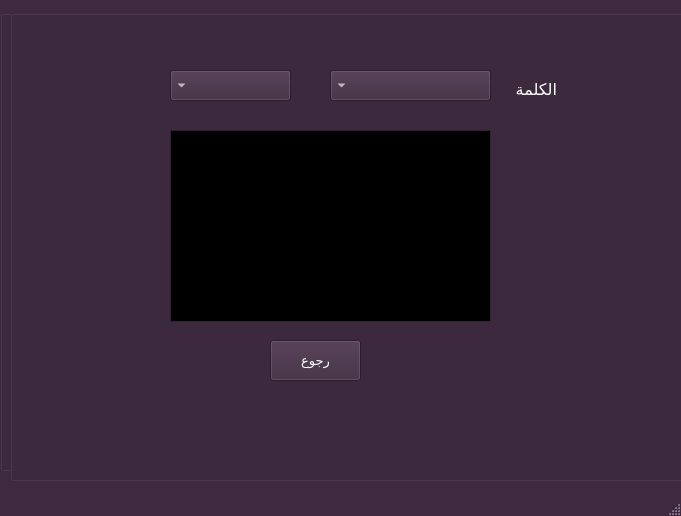
<?xml version="1.0" encoding="UTF-8"?>
<ui version="4.0">
 <class>MainWindow</class>
 <widget class="QMainWindow" name="MainWindow">
  <property name="geometry">
   <rect>
    <x>0</x>
    <y>0</y>
    <width>681</width>
    <height>516</height>
   </rect>
  </property>
  <property name="palette">
   <palette>
    <active>
     <colorrole role="WindowText">
      <brush brushstyle="SolidPattern">
       <color alpha="255">
        <red>255</red>
        <green>255</green>
        <blue>255</blue>
       </color>
      </brush>
     </colorrole>
     <colorrole role="Button">
      <brush brushstyle="SolidPattern">
       <color alpha="255">
        <red>62</red>
        <green>41</green>
        <blue>62</blue>
       </color>
      </brush>
     </colorrole>
     <colorrole role="Light">
      <brush brushstyle="SolidPattern">
       <color alpha="255">
        <red>93</red>
        <green>61</green>
        <blue>93</blue>
       </color>
      </brush>
     </colorrole>
     <colorrole role="Midlight">
      <brush brushstyle="SolidPattern">
       <color alpha="255">
        <red>77</red>
        <green>51</green>
        <blue>77</blue>
       </color>
      </brush>
     </colorrole>
     <colorrole role="Dark">
      <brush brushstyle="SolidPattern">
       <color alpha="255">
        <red>31</red>
        <green>20</green>
        <blue>31</blue>
       </color>
      </brush>
     </colorrole>
     <colorrole role="Mid">
      <brush brushstyle="SolidPattern">
       <color alpha="255">
        <red>41</red>
        <green>27</green>
        <blue>41</blue>
       </color>
      </brush>
     </colorrole>
     <colorrole role="Text">
      <brush brushstyle="SolidPattern">
       <color alpha="255">
        <red>255</red>
        <green>255</green>
        <blue>255</blue>
       </color>
      </brush>
     </colorrole>
     <colorrole role="BrightText">
      <brush brushstyle="SolidPattern">
       <color alpha="255">
        <red>255</red>
        <green>255</green>
        <blue>255</blue>
       </color>
      </brush>
     </colorrole>
     <colorrole role="ButtonText">
      <brush brushstyle="SolidPattern">
       <color alpha="255">
        <red>255</red>
        <green>255</green>
        <blue>255</blue>
       </color>
      </brush>
     </colorrole>
     <colorrole role="Base">
      <brush brushstyle="SolidPattern">
       <color alpha="255">
        <red>0</red>
        <green>0</green>
        <blue>0</blue>
       </color>
      </brush>
     </colorrole>
     <colorrole role="Window">
      <brush brushstyle="SolidPattern">
       <color alpha="255">
        <red>62</red>
        <green>41</green>
        <blue>62</blue>
       </color>
      </brush>
     </colorrole>
     <colorrole role="Shadow">
      <brush brushstyle="SolidPattern">
       <color alpha="255">
        <red>0</red>
        <green>0</green>
        <blue>0</blue>
       </color>
      </brush>
     </colorrole>
     <colorrole role="AlternateBase">
      <brush brushstyle="SolidPattern">
       <color alpha="255">
        <red>31</red>
        <green>20</green>
        <blue>31</blue>
       </color>
      </brush>
     </colorrole>
     <colorrole role="ToolTipBase">
      <brush brushstyle="SolidPattern">
       <color alpha="255">
        <red>255</red>
        <green>255</green>
        <blue>220</blue>
       </color>
      </brush>
     </colorrole>
     <colorrole role="ToolTipText">
      <brush brushstyle="SolidPattern">
       <color alpha="255">
        <red>0</red>
        <green>0</green>
        <blue>0</blue>
       </color>
      </brush>
     </colorrole>
     <colorrole role="PlaceholderText">
      <brush brushstyle="NoBrush">
       <color alpha="128">
        <red>255</red>
        <green>255</green>
        <blue>255</blue>
       </color>
      </brush>
     </colorrole>
    </active>
    <inactive>
     <colorrole role="WindowText">
      <brush brushstyle="SolidPattern">
       <color alpha="255">
        <red>255</red>
        <green>255</green>
        <blue>255</blue>
       </color>
      </brush>
     </colorrole>
     <colorrole role="Button">
      <brush brushstyle="SolidPattern">
       <color alpha="255">
        <red>62</red>
        <green>41</green>
        <blue>62</blue>
       </color>
      </brush>
     </colorrole>
     <colorrole role="Light">
      <brush brushstyle="SolidPattern">
       <color alpha="255">
        <red>93</red>
        <green>61</green>
        <blue>93</blue>
       </color>
      </brush>
     </colorrole>
     <colorrole role="Midlight">
      <brush brushstyle="SolidPattern">
       <color alpha="255">
        <red>77</red>
        <green>51</green>
        <blue>77</blue>
       </color>
      </brush>
     </colorrole>
     <colorrole role="Dark">
      <brush brushstyle="SolidPattern">
       <color alpha="255">
        <red>31</red>
        <green>20</green>
        <blue>31</blue>
       </color>
      </brush>
     </colorrole>
     <colorrole role="Mid">
      <brush brushstyle="SolidPattern">
       <color alpha="255">
        <red>41</red>
        <green>27</green>
        <blue>41</blue>
       </color>
      </brush>
     </colorrole>
     <colorrole role="Text">
      <brush brushstyle="SolidPattern">
       <color alpha="255">
        <red>255</red>
        <green>255</green>
        <blue>255</blue>
       </color>
      </brush>
     </colorrole>
     <colorrole role="BrightText">
      <brush brushstyle="SolidPattern">
       <color alpha="255">
        <red>255</red>
        <green>255</green>
        <blue>255</blue>
       </color>
      </brush>
     </colorrole>
     <colorrole role="ButtonText">
      <brush brushstyle="SolidPattern">
       <color alpha="255">
        <red>255</red>
        <green>255</green>
        <blue>255</blue>
       </color>
      </brush>
     </colorrole>
     <colorrole role="Base">
      <brush brushstyle="SolidPattern">
       <color alpha="255">
        <red>0</red>
        <green>0</green>
        <blue>0</blue>
       </color>
      </brush>
     </colorrole>
     <colorrole role="Window">
      <brush brushstyle="SolidPattern">
       <color alpha="255">
        <red>62</red>
        <green>41</green>
        <blue>62</blue>
       </color>
      </brush>
     </colorrole>
     <colorrole role="Shadow">
      <brush brushstyle="SolidPattern">
       <color alpha="255">
        <red>0</red>
        <green>0</green>
        <blue>0</blue>
       </color>
      </brush>
     </colorrole>
     <colorrole role="AlternateBase">
      <brush brushstyle="SolidPattern">
       <color alpha="255">
        <red>31</red>
        <green>20</green>
        <blue>31</blue>
       </color>
      </brush>
     </colorrole>
     <colorrole role="ToolTipBase">
      <brush brushstyle="SolidPattern">
       <color alpha="255">
        <red>255</red>
        <green>255</green>
        <blue>220</blue>
       </color>
      </brush>
     </colorrole>
     <colorrole role="ToolTipText">
      <brush brushstyle="SolidPattern">
       <color alpha="255">
        <red>0</red>
        <green>0</green>
        <blue>0</blue>
       </color>
      </brush>
     </colorrole>
     <colorrole role="PlaceholderText">
      <brush brushstyle="NoBrush">
       <color alpha="128">
        <red>255</red>
        <green>255</green>
        <blue>255</blue>
       </color>
      </brush>
     </colorrole>
    </inactive>
    <disabled>
     <colorrole role="WindowText">
      <brush brushstyle="SolidPattern">
       <color alpha="255">
        <red>31</red>
        <green>20</green>
        <blue>31</blue>
       </color>
      </brush>
     </colorrole>
     <colorrole role="Button">
      <brush brushstyle="SolidPattern">
       <color alpha="255">
        <red>62</red>
        <green>41</green>
        <blue>62</blue>
       </color>
      </brush>
     </colorrole>
     <colorrole role="Light">
      <brush brushstyle="SolidPattern">
       <color alpha="255">
        <red>93</red>
        <green>61</green>
        <blue>93</blue>
       </color>
      </brush>
     </colorrole>
     <colorrole role="Midlight">
      <brush brushstyle="SolidPattern">
       <color alpha="255">
        <red>77</red>
        <green>51</green>
        <blue>77</blue>
       </color>
      </brush>
     </colorrole>
     <colorrole role="Dark">
      <brush brushstyle="SolidPattern">
       <color alpha="255">
        <red>31</red>
        <green>20</green>
        <blue>31</blue>
       </color>
      </brush>
     </colorrole>
     <colorrole role="Mid">
      <brush brushstyle="SolidPattern">
       <color alpha="255">
        <red>41</red>
        <green>27</green>
        <blue>41</blue>
       </color>
      </brush>
     </colorrole>
     <colorrole role="Text">
      <brush brushstyle="SolidPattern">
       <color alpha="255">
        <red>31</red>
        <green>20</green>
        <blue>31</blue>
       </color>
      </brush>
     </colorrole>
     <colorrole role="BrightText">
      <brush brushstyle="SolidPattern">
       <color alpha="255">
        <red>255</red>
        <green>255</green>
        <blue>255</blue>
       </color>
      </brush>
     </colorrole>
     <colorrole role="ButtonText">
      <brush brushstyle="SolidPattern">
       <color alpha="255">
        <red>31</red>
        <green>20</green>
        <blue>31</blue>
       </color>
      </brush>
     </colorrole>
     <colorrole role="Base">
      <brush brushstyle="SolidPattern">
       <color alpha="255">
        <red>62</red>
        <green>41</green>
        <blue>62</blue>
       </color>
      </brush>
     </colorrole>
     <colorrole role="Window">
      <brush brushstyle="SolidPattern">
       <color alpha="255">
        <red>62</red>
        <green>41</green>
        <blue>62</blue>
       </color>
      </brush>
     </colorrole>
     <colorrole role="Shadow">
      <brush brushstyle="SolidPattern">
       <color alpha="255">
        <red>0</red>
        <green>0</green>
        <blue>0</blue>
       </color>
      </brush>
     </colorrole>
     <colorrole role="AlternateBase">
      <brush brushstyle="SolidPattern">
       <color alpha="255">
        <red>62</red>
        <green>41</green>
        <blue>62</blue>
       </color>
      </brush>
     </colorrole>
     <colorrole role="ToolTipBase">
      <brush brushstyle="SolidPattern">
       <color alpha="255">
        <red>255</red>
        <green>255</green>
        <blue>220</blue>
       </color>
      </brush>
     </colorrole>
     <colorrole role="ToolTipText">
      <brush brushstyle="SolidPattern">
       <color alpha="255">
        <red>0</red>
        <green>0</green>
        <blue>0</blue>
       </color>
      </brush>
     </colorrole>
     <colorrole role="PlaceholderText">
      <brush brushstyle="NoBrush">
       <color alpha="128">
        <red>255</red>
        <green>255</green>
        <blue>255</blue>
       </color>
      </brush>
     </colorrole>
    </disabled>
   </palette>
  </property>
  <property name="windowTitle">
   <string>MainWindow</string>
  </property>
  <widget class="QWidget" name="centralwidget">
   <widget class="QLabel" name="label_2">
    <property name="geometry">
     <rect>
      <x>260</x>
      <y>30</y>
      <width>51</width>
      <height>41</height>
     </rect>
    </property>
    <property name="text">
     <string/>
    </property>
   </widget>
   <widget class="QGroupBox" name="groupBox">
    <property name="geometry">
     <rect>
      <x>0</x>
      <y>10</y>
      <width>681</width>
      <height>461</height>
     </rect>
    </property>
    <property name="title">
     <string/>
    </property>
    <property name="flat">
     <bool>true</bool>
    </property>
    <widget class="QComboBox" name="comboBox_4">
     <property name="geometry">
      <rect>
       <x>180</x>
       <y>270</y>
       <width>141</width>
       <height>41</height>
      </rect>
     </property>
     <property name="layoutDirection">
      <enum>Qt::RightToLeft</enum>
     </property>
     <property name="styleSheet">
      <string notr="true">color:rgb(10, 22, 255)</string>
     </property>
    </widget>
    <widget class="QPushButton" name="pushB">
     <property name="geometry">
      <rect>
       <x>340</x>
       <y>30</y>
       <width>101</width>
       <height>41</height>
      </rect>
     </property>
     <property name="palette">
      <palette>
       <active>
        <colorrole role="WindowText">
         <brush brushstyle="SolidPattern">
          <color alpha="255">
           <red>6</red>
           <green>6</green>
           <blue>6</blue>
          </color>
         </brush>
        </colorrole>
        <colorrole role="ButtonText">
         <brush brushstyle="SolidPattern">
          <color alpha="255">
           <red>0</red>
           <green>0</green>
           <blue>0</blue>
          </color>
         </brush>
        </colorrole>
       </active>
       <inactive>
        <colorrole role="WindowText">
         <brush brushstyle="SolidPattern">
          <color alpha="255">
           <red>6</red>
           <green>6</green>
           <blue>6</blue>
          </color>
         </brush>
        </colorrole>
        <colorrole role="ButtonText">
         <brush brushstyle="SolidPattern">
          <color alpha="255">
           <red>0</red>
           <green>0</green>
           <blue>0</blue>
          </color>
         </brush>
        </colorrole>
       </inactive>
       <disabled>
        <colorrole role="WindowText">
         <brush brushstyle="SolidPattern">
          <color alpha="255">
           <red>44</red>
           <green>44</green>
           <blue>44</blue>
          </color>
         </brush>
        </colorrole>
        <colorrole role="ButtonText">
         <brush brushstyle="SolidPattern">
          <color alpha="255">
           <red>31</red>
           <green>20</green>
           <blue>31</blue>
          </color>
         </brush>
        </colorrole>
       </disabled>
      </palette>
     </property>
     <property name="layoutDirection">
      <enum>Qt::RightToLeft</enum>
     </property>
     <property name="text">
      <string>الخصائص اللغوية</string>
     </property>
    </widget>
    <widget class="QLineEdit" name="line">
     <property name="geometry">
      <rect>
       <x>460</x>
       <y>30</y>
       <width>181</width>
       <height>41</height>
      </rect>
     </property>
     <property name="styleSheet">
      <string notr="true">color:rgb(10, 22, 255)</string>
     </property>
    </widget>
    <widget class="QComboBox" name="comboBox_3">
     <property name="geometry">
      <rect>
       <x>180</x>
       <y>210</y>
       <width>141</width>
       <height>41</height>
      </rect>
     </property>
     <property name="layoutDirection">
      <enum>Qt::RightToLeft</enum>
     </property>
     <property name="styleSheet">
      <string notr="true">color:rgb(10, 22, 255)</string>
     </property>
    </widget>
    <widget class="QComboBox" name="comboBox_2">
     <property name="geometry">
      <rect>
       <x>180</x>
       <y>150</y>
       <width>141</width>
       <height>41</height>
      </rect>
     </property>
     <property name="layoutDirection">
      <enum>Qt::RightToLeft</enum>
     </property>
     <property name="styleSheet">
      <string notr="true">color:rgb(10, 22, 255)</string>
     </property>
    </widget>
    <widget class="QTextBrowser" name="textB">
     <property name="geometry">
      <rect>
       <x>340</x>
       <y>90</y>
       <width>301</width>
       <height>351</height>
      </rect>
     </property>
     <property name="palette">
      <palette>
       <active>
        <colorrole role="WindowText">
         <brush brushstyle="SolidPattern">
          <color alpha="255">
           <red>0</red>
           <green>0</green>
           <blue>0</blue>
          </color>
         </brush>
        </colorrole>
        <colorrole role="Button">
         <brush brushstyle="SolidPattern">
          <color alpha="255">
           <red>248</red>
           <green>248</green>
           <blue>248</blue>
          </color>
         </brush>
        </colorrole>
        <colorrole role="Light">
         <brush brushstyle="SolidPattern">
          <color alpha="255">
           <red>255</red>
           <green>255</green>
           <blue>255</blue>
          </color>
         </brush>
        </colorrole>
        <colorrole role="Midlight">
         <brush brushstyle="SolidPattern">
          <color alpha="255">
           <red>251</red>
           <green>251</green>
           <blue>251</blue>
          </color>
         </brush>
        </colorrole>
        <colorrole role="Dark">
         <brush brushstyle="SolidPattern">
          <color alpha="255">
           <red>124</red>
           <green>124</green>
           <blue>124</blue>
          </color>
         </brush>
        </colorrole>
        <colorrole role="Mid">
         <brush brushstyle="SolidPattern">
          <color alpha="255">
           <red>165</red>
           <green>165</green>
           <blue>165</blue>
          </color>
         </brush>
        </colorrole>
        <colorrole role="Text">
         <brush brushstyle="SolidPattern">
          <color alpha="255">
           <red>0</red>
           <green>0</green>
           <blue>0</blue>
          </color>
         </brush>
        </colorrole>
        <colorrole role="BrightText">
         <brush brushstyle="SolidPattern">
          <color alpha="255">
           <red>255</red>
           <green>255</green>
           <blue>255</blue>
          </color>
         </brush>
        </colorrole>
        <colorrole role="ButtonText">
         <brush brushstyle="SolidPattern">
          <color alpha="255">
           <red>0</red>
           <green>0</green>
           <blue>0</blue>
          </color>
         </brush>
        </colorrole>
        <colorrole role="Base">
         <brush brushstyle="SolidPattern">
          <color alpha="255">
           <red>255</red>
           <green>255</green>
           <blue>255</blue>
          </color>
         </brush>
        </colorrole>
        <colorrole role="Window">
         <brush brushstyle="SolidPattern">
          <color alpha="255">
           <red>248</red>
           <green>248</green>
           <blue>248</blue>
          </color>
         </brush>
        </colorrole>
        <colorrole role="Shadow">
         <brush brushstyle="SolidPattern">
          <color alpha="255">
           <red>0</red>
           <green>0</green>
           <blue>0</blue>
          </color>
         </brush>
        </colorrole>
        <colorrole role="AlternateBase">
         <brush brushstyle="SolidPattern">
          <color alpha="255">
           <red>251</red>
           <green>251</green>
           <blue>251</blue>
          </color>
         </brush>
        </colorrole>
        <colorrole role="ToolTipBase">
         <brush brushstyle="SolidPattern">
          <color alpha="255">
           <red>255</red>
           <green>255</green>
           <blue>220</blue>
          </color>
         </brush>
        </colorrole>
        <colorrole role="ToolTipText">
         <brush brushstyle="SolidPattern">
          <color alpha="255">
           <red>0</red>
           <green>0</green>
           <blue>0</blue>
          </color>
         </brush>
        </colorrole>
        <colorrole role="PlaceholderText">
         <brush brushstyle="NoBrush">
          <color alpha="128">
           <red>0</red>
           <green>0</green>
           <blue>0</blue>
          </color>
         </brush>
        </colorrole>
       </active>
       <inactive>
        <colorrole role="WindowText">
         <brush brushstyle="SolidPattern">
          <color alpha="255">
           <red>0</red>
           <green>0</green>
           <blue>0</blue>
          </color>
         </brush>
        </colorrole>
        <colorrole role="Button">
         <brush brushstyle="SolidPattern">
          <color alpha="255">
           <red>248</red>
           <green>248</green>
           <blue>248</blue>
          </color>
         </brush>
        </colorrole>
        <colorrole role="Light">
         <brush brushstyle="SolidPattern">
          <color alpha="255">
           <red>255</red>
           <green>255</green>
           <blue>255</blue>
          </color>
         </brush>
        </colorrole>
        <colorrole role="Midlight">
         <brush brushstyle="SolidPattern">
          <color alpha="255">
           <red>251</red>
           <green>251</green>
           <blue>251</blue>
          </color>
         </brush>
        </colorrole>
        <colorrole role="Dark">
         <brush brushstyle="SolidPattern">
          <color alpha="255">
           <red>124</red>
           <green>124</green>
           <blue>124</blue>
          </color>
         </brush>
        </colorrole>
        <colorrole role="Mid">
         <brush brushstyle="SolidPattern">
          <color alpha="255">
           <red>165</red>
           <green>165</green>
           <blue>165</blue>
          </color>
         </brush>
        </colorrole>
        <colorrole role="Text">
         <brush brushstyle="SolidPattern">
          <color alpha="255">
           <red>0</red>
           <green>0</green>
           <blue>0</blue>
          </color>
         </brush>
        </colorrole>
        <colorrole role="BrightText">
         <brush brushstyle="SolidPattern">
          <color alpha="255">
           <red>255</red>
           <green>255</green>
           <blue>255</blue>
          </color>
         </brush>
        </colorrole>
        <colorrole role="ButtonText">
         <brush brushstyle="SolidPattern">
          <color alpha="255">
           <red>0</red>
           <green>0</green>
           <blue>0</blue>
          </color>
         </brush>
        </colorrole>
        <colorrole role="Base">
         <brush brushstyle="SolidPattern">
          <color alpha="255">
           <red>255</red>
           <green>255</green>
           <blue>255</blue>
          </color>
         </brush>
        </colorrole>
        <colorrole role="Window">
         <brush brushstyle="SolidPattern">
          <color alpha="255">
           <red>248</red>
           <green>248</green>
           <blue>248</blue>
          </color>
         </brush>
        </colorrole>
        <colorrole role="Shadow">
         <brush brushstyle="SolidPattern">
          <color alpha="255">
           <red>0</red>
           <green>0</green>
           <blue>0</blue>
          </color>
         </brush>
        </colorrole>
        <colorrole role="AlternateBase">
         <brush brushstyle="SolidPattern">
          <color alpha="255">
           <red>251</red>
           <green>251</green>
           <blue>251</blue>
          </color>
         </brush>
        </colorrole>
        <colorrole role="ToolTipBase">
         <brush brushstyle="SolidPattern">
          <color alpha="255">
           <red>255</red>
           <green>255</green>
           <blue>220</blue>
          </color>
         </brush>
        </colorrole>
        <colorrole role="ToolTipText">
         <brush brushstyle="SolidPattern">
          <color alpha="255">
           <red>0</red>
           <green>0</green>
           <blue>0</blue>
          </color>
         </brush>
        </colorrole>
        <colorrole role="PlaceholderText">
         <brush brushstyle="NoBrush">
          <color alpha="128">
           <red>0</red>
           <green>0</green>
           <blue>0</blue>
          </color>
         </brush>
        </colorrole>
       </inactive>
       <disabled>
        <colorrole role="WindowText">
         <brush brushstyle="SolidPattern">
          <color alpha="255">
           <red>124</red>
           <green>124</green>
           <blue>124</blue>
          </color>
         </brush>
        </colorrole>
        <colorrole role="Button">
         <brush brushstyle="SolidPattern">
          <color alpha="255">
           <red>248</red>
           <green>248</green>
           <blue>248</blue>
          </color>
         </brush>
        </colorrole>
        <colorrole role="Light">
         <brush brushstyle="SolidPattern">
          <color alpha="255">
           <red>255</red>
           <green>255</green>
           <blue>255</blue>
          </color>
         </brush>
        </colorrole>
        <colorrole role="Midlight">
         <brush brushstyle="SolidPattern">
          <color alpha="255">
           <red>251</red>
           <green>251</green>
           <blue>251</blue>
          </color>
         </brush>
        </colorrole>
        <colorrole role="Dark">
         <brush brushstyle="SolidPattern">
          <color alpha="255">
           <red>124</red>
           <green>124</green>
           <blue>124</blue>
          </color>
         </brush>
        </colorrole>
        <colorrole role="Mid">
         <brush brushstyle="SolidPattern">
          <color alpha="255">
           <red>165</red>
           <green>165</green>
           <blue>165</blue>
          </color>
         </brush>
        </colorrole>
        <colorrole role="Text">
         <brush brushstyle="SolidPattern">
          <color alpha="255">
           <red>124</red>
           <green>124</green>
           <blue>124</blue>
          </color>
         </brush>
        </colorrole>
        <colorrole role="BrightText">
         <brush brushstyle="SolidPattern">
          <color alpha="255">
           <red>255</red>
           <green>255</green>
           <blue>255</blue>
          </color>
         </brush>
        </colorrole>
        <colorrole role="ButtonText">
         <brush brushstyle="SolidPattern">
          <color alpha="255">
           <red>124</red>
           <green>124</green>
           <blue>124</blue>
          </color>
         </brush>
        </colorrole>
        <colorrole role="Base">
         <brush brushstyle="SolidPattern">
          <color alpha="255">
           <red>248</red>
           <green>248</green>
           <blue>248</blue>
          </color>
         </brush>
        </colorrole>
        <colorrole role="Window">
         <brush brushstyle="SolidPattern">
          <color alpha="255">
           <red>248</red>
           <green>248</green>
           <blue>248</blue>
          </color>
         </brush>
        </colorrole>
        <colorrole role="Shadow">
         <brush brushstyle="SolidPattern">
          <color alpha="255">
           <red>0</red>
           <green>0</green>
           <blue>0</blue>
          </color>
         </brush>
        </colorrole>
        <colorrole role="AlternateBase">
         <brush brushstyle="SolidPattern">
          <color alpha="255">
           <red>248</red>
           <green>248</green>
           <blue>248</blue>
          </color>
         </brush>
        </colorrole>
        <colorrole role="ToolTipBase">
         <brush brushstyle="SolidPattern">
          <color alpha="255">
           <red>255</red>
           <green>255</green>
           <blue>220</blue>
          </color>
         </brush>
        </colorrole>
        <colorrole role="ToolTipText">
         <brush brushstyle="SolidPattern">
          <color alpha="255">
           <red>0</red>
           <green>0</green>
           <blue>0</blue>
          </color>
         </brush>
        </colorrole>
        <colorrole role="PlaceholderText">
         <brush brushstyle="NoBrush">
          <color alpha="128">
           <red>0</red>
           <green>0</green>
           <blue>0</blue>
          </color>
         </brush>
        </colorrole>
       </disabled>
      </palette>
     </property>
     <property name="html">
      <string>&lt;!DOCTYPE HTML PUBLIC &quot;-//W3C//DTD HTML 4.0//EN&quot; &quot;http://www.w3.org/TR/REC-html40/strict.dtd&quot;&gt;
&lt;html&gt;&lt;head&gt;&lt;meta name=&quot;qrichtext&quot; content=&quot;1&quot; /&gt;&lt;style type=&quot;text/css&quot;&gt;
p, li { white-space: pre-wrap; }
&lt;/style&gt;&lt;/head&gt;&lt;body style=&quot; font-family:'MS Shell Dlg 2'; font-size:8.25pt; font-weight:400; font-style:normal;&quot;&gt;
&lt;p style=&quot;-qt-paragraph-type:empty; margin-top:12px; margin-bottom:12px; margin-left:0px; margin-right:0px; -qt-block-indent:0; text-indent:0px; font-family:'MS Shell Dlg 2';&quot;&gt;&lt;br /&gt;&lt;/p&gt;&lt;/body&gt;&lt;/html&gt;</string>
     </property>
    </widget>
    <widget class="QComboBox" name="comboBox">
     <property name="geometry">
      <rect>
       <x>180</x>
       <y>90</y>
       <width>141</width>
       <height>41</height>
      </rect>
     </property>
     <property name="layoutDirection">
      <enum>Qt::RightToLeft</enum>
     </property>
     <property name="styleSheet">
      <string notr="true">color:rgb(10, 22, 255)</string>
     </property>
    </widget>
    <widget class="QPushButton" name="pushB_2">
     <property name="geometry">
      <rect>
       <x>200</x>
       <y>30</y>
       <width>101</width>
       <height>41</height>
      </rect>
     </property>
     <property name="palette">
      <palette>
       <active>
        <colorrole role="WindowText">
         <brush brushstyle="SolidPattern">
          <color alpha="255">
           <red>6</red>
           <green>6</green>
           <blue>6</blue>
          </color>
         </brush>
        </colorrole>
        <colorrole role="ButtonText">
         <brush brushstyle="SolidPattern">
          <color alpha="255">
           <red>0</red>
           <green>0</green>
           <blue>0</blue>
          </color>
         </brush>
        </colorrole>
       </active>
       <inactive>
        <colorrole role="WindowText">
         <brush brushstyle="SolidPattern">
          <color alpha="255">
           <red>6</red>
           <green>6</green>
           <blue>6</blue>
          </color>
         </brush>
        </colorrole>
        <colorrole role="ButtonText">
         <brush brushstyle="SolidPattern">
          <color alpha="255">
           <red>0</red>
           <green>0</green>
           <blue>0</blue>
          </color>
         </brush>
        </colorrole>
       </inactive>
       <disabled>
        <colorrole role="WindowText">
         <brush brushstyle="SolidPattern">
          <color alpha="255">
           <red>44</red>
           <green>44</green>
           <blue>44</blue>
          </color>
         </brush>
        </colorrole>
        <colorrole role="ButtonText">
         <brush brushstyle="SolidPattern">
          <color alpha="255">
           <red>31</red>
           <green>20</green>
           <blue>31</blue>
          </color>
         </brush>
        </colorrole>
       </disabled>
      </palette>
     </property>
     <property name="layoutDirection">
      <enum>Qt::RightToLeft</enum>
     </property>
     <property name="text">
      <string>جمع / مفرد</string>
     </property>
    </widget>
    <widget class="QLabel" name="label">
     <property name="geometry">
      <rect>
       <x>550</x>
       <y>10</y>
       <width>91</width>
       <height>16</height>
      </rect>
     </property>
     <property name="text">
      <string>أدخل الكلمة</string>
     </property>
    </widget>
   </widget>
   <widget class="QGroupBox" name="groupBox_2">
    <property name="geometry">
     <rect>
      <x>10</x>
      <y>10</y>
      <width>681</width>
      <height>471</height>
     </rect>
    </property>
    <property name="autoFillBackground">
     <bool>true</bool>
    </property>
    <property name="styleSheet">
     <string notr="true"/>
    </property>
    <property name="title">
     <string/>
    </property>
    <property name="flat">
     <bool>true</bool>
    </property>
    <widget class="QComboBox" name="comboBox_5">
     <property name="geometry">
      <rect>
       <x>160</x>
       <y>60</y>
       <width>121</width>
       <height>31</height>
      </rect>
     </property>
     <property name="layoutDirection">
      <enum>Qt::RightToLeft</enum>
     </property>
     <property name="styleSheet">
      <string notr="true">
font: 10pt &quot;MS Shell Dlg 2&quot; rgb(0, 0, 127);</string>
     </property>
    </widget>
    <widget class="QLabel" name="label_3">
     <property name="geometry">
      <rect>
       <x>500</x>
       <y>64</y>
       <width>47</width>
       <height>31</height>
      </rect>
     </property>
     <property name="font">
      <font>
       <pointsize>12</pointsize>
      </font>
     </property>
     <property name="text">
      <string>الكلمة </string>
     </property>
    </widget>
    <widget class="QComboBox" name="comboBox_6">
     <property name="geometry">
      <rect>
       <x>320</x>
       <y>60</y>
       <width>161</width>
       <height>31</height>
      </rect>
     </property>
     <property name="layoutDirection">
      <enum>Qt::RightToLeft</enum>
     </property>
     <property name="styleSheet">
      <string notr="true">
font: 10pt &quot;MS Shell Dlg 2&quot; rgb(0, 0, 127);</string>
     </property>
    </widget>
    <widget class="QTextBrowser" name="textBrowser">
     <property name="geometry">
      <rect>
       <x>160</x>
       <y>120</y>
       <width>321</width>
       <height>192</height>
      </rect>
     </property>
     <property name="styleSheet">
      <string notr="true">font: 10pt &quot;MS Shell Dlg 2&quot; rgb(0, 0, 0);
</string>
     </property>
    </widget>
    <widget class="QPushButton" name="pushButton">
     <property name="geometry">
      <rect>
       <x>260</x>
       <y>330</y>
       <width>91</width>
       <height>41</height>
      </rect>
     </property>
     <property name="font">
      <font>
       <family>MS Shell Dlg 2</family>
       <pointsize>10</pointsize>
       <weight>50</weight>
       <italic>false</italic>
       <bold>false</bold>
      </font>
     </property>
     <property name="styleSheet">
      <string notr="true">
font: 10pt &quot;MS Shell Dlg 2&quot; rgb(0, 0, 127);</string>
     </property>
     <property name="text">
      <string>رجوع</string>
     </property>
    </widget>
   </widget>
  </widget>
  <widget class="QMenuBar" name="menubar">
   <property name="geometry">
    <rect>
     <x>0</x>
     <y>0</y>
     <width>681</width>
     <height>21</height>
    </rect>
   </property>
  </widget>
  <widget class="QStatusBar" name="statusbar"/>
 </widget>
 <resources/>
 <connections/>
</ui>
